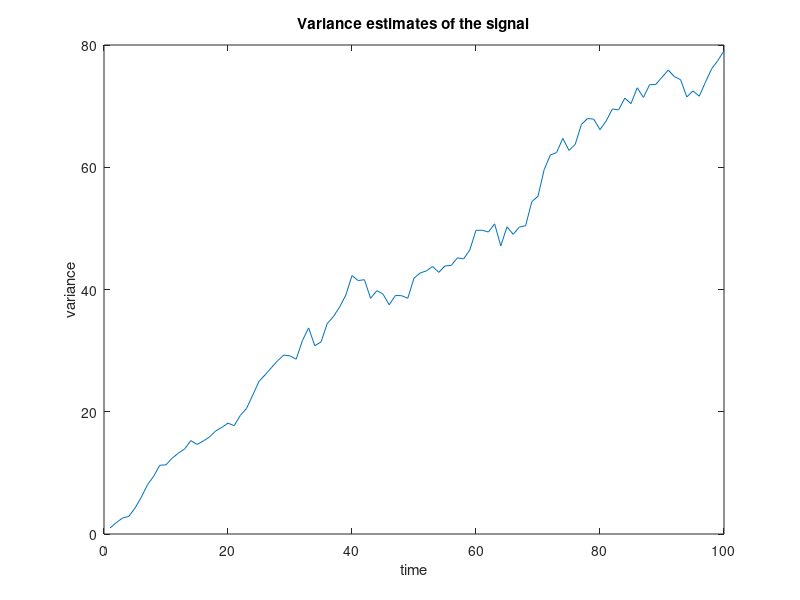

Source code (MATLAB):
clear; close all;
% Number of records
n = 100;
% Position of signal
k = 100;
% Declare a n*k e~GWN(0,1)
e = randn(n,k);
% storing variance of 100 positions
v_variance = zeros(100,1);
% random walk process
v = zeros(100,100);
for i = 1:k
    v(:,i) = sum(e(:,1:i),2); %summing along each row
    v_variance(i) = var(v(:,i));
end
%plotting variance across positions
plot(1:1:k,v_variance);
title('Variance estimates of the signal');
xlabel('time');ylabel('variance');
% Result: We get a steadily increasing variance as expected